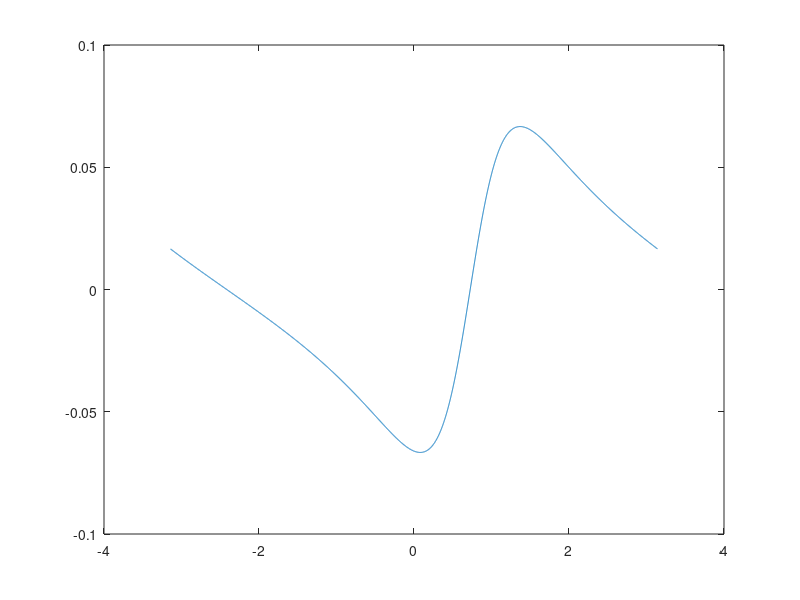
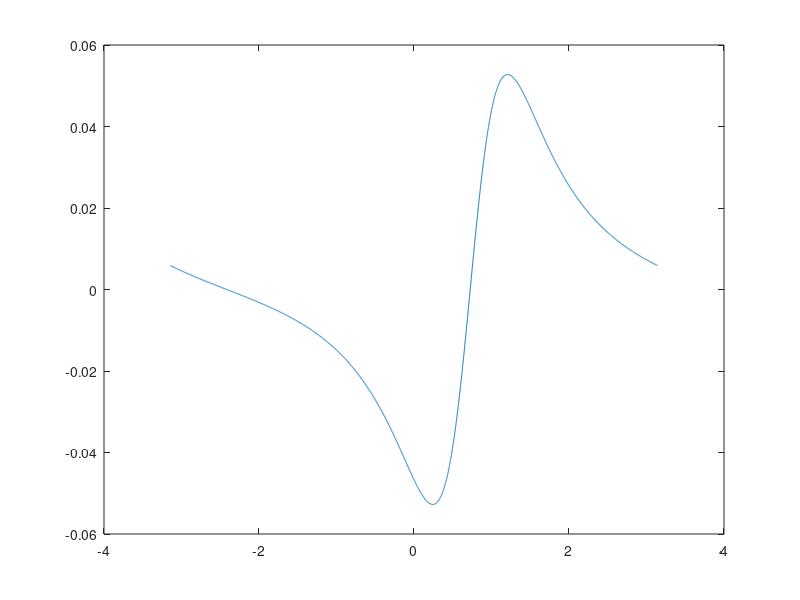

These charts were generated, in order, by the following MATLAB code:
clc;
clear all;
close all;

x = -pi:0.001:pi;
r = 0.5;
x1 = 0.7;
x2 = 0.75;
y1 = log(1+r.^2 -2*r*cos(x-x1)) - log(1+r.^2 -2*r*cos(x-x2));
y2 = 1./sqrt(1+r.^2 -2*r*cos(x-x1)) - 1./sqrt(1+r.^2 -2*r*cos(x-x2));

figure(1)
plot(x,y1);

figure(2)
plot(x,-y2);